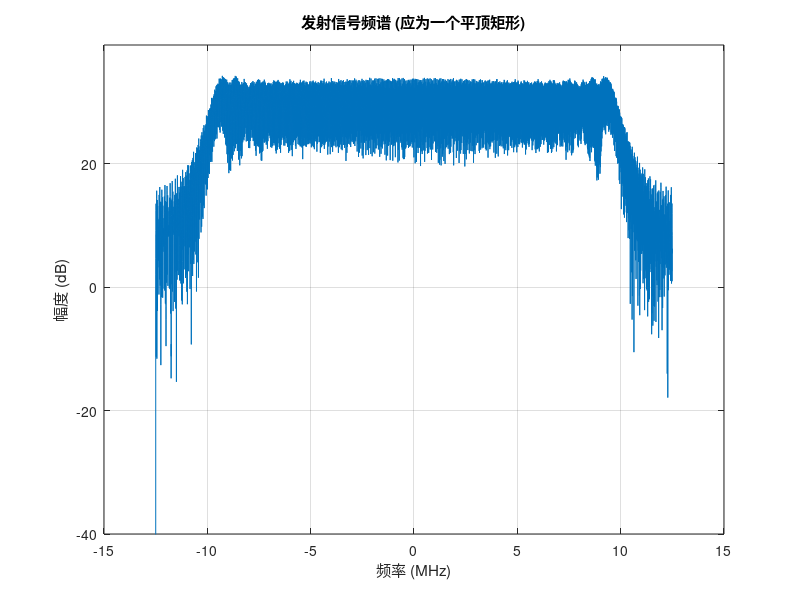

Here is the MATLAB script that generated this plot: (Note: this script raises an error after producing the figure.)
% main_simulate_and_process_v3.m
% 版本: v4.0
% 描述: 这是一个集成了高保真回波仿真、DBF、脉冲压缩（含偏移校正）、
%       MTD和CFAR检测的全流程雷达信号处理仿真与分析脚本。
%       脚本基于对关键偏移量进行了校正，
%       并在每个处理阶段都提供了详细的可视化输出。
%       信号在DBF后加噪声
% 日期: 2025年09月17日

clc; clear; close all;

%% 1. 用户配置区
% =========================================================================
fprintf('--- 1. 开始进行用户参数配置 ---\n');

% --- 1.1 定义仿真的目标 ---
targets = struct(...
    'Range', {500}, ...         % 目标距离 (m)
    'Velocity', {22}, ...          % 目标速度 (m/s, 正为远离)
    'RCS', {50}, ...                % 雷达散射截面 (m^2)
    'ElevationAngle', {30} ...        % 目标俯仰角 (度)
);

SNR_dB = 30; % 信噪比 功率（20dB-100倍，10dB-10倍，3dB-1倍）

% --- 1.2 文件路径配置 ---
base_path = 'C:\Users\a\Desktop\9.8 问题\Simulation'; % <--- 修改我
dbf_coef_path = fullfile(base_path, 'X8数据采集250522_DBFcoef.csv');
% fir_filter_path = fullfile(base_path, 'Simulation', 'FIR.mat'); % FIR系数保存在此

% --- 1.3 CFAR 参数配置 ---
cfar_params.refCells_V = 4;      % 速度维参考单元
cfar_params.guardCells_V = 6;   % 速度维保护单元
cfar_params.refCells_R = 4;      % 距离维参考单元
cfar_params.guardCells_R = 6;    % 距离维保护单元
cfar_params.T_CFAR = 15;          % 检测门限因子
cfar_params.method = 'GOCA';       % 'CA' (平均), 'GOCA' (选大), 'SOCA' (选小)

%% 2. 雷达系统参数配置
% =========================================================================
fprintf('--- 2. 配置雷达系统参数 ---\n');

% --- 2.1 基础参数 (根据您的文档) ---
config.Sig_Config.c = 2.99792458e8;             % 光速 (m/s)
config.Sig_Config.fs = 25e6;                    % 基带采样率 (Hz)
config.Sig_Config.fc = 9450e6;                  % 雷达工作中心频率 (Hz)
config.Sig_Config.prtNum = 332;                 % 一帧 PRT 个数
config.Sig_Config.point_PRT = 3404;             % 每PRT总采样点数
config.Sig_Config.channel_num = 16;             % 接收通道数
config.Sig_Config.beam_num = 13;                % DBF后波束数量
config.Sig_Config.prt = 232.76e-6;              % PRT周期 (s)
config.Sig_Config.B = 20e6;                     % 带宽 (Hz)
config.Sig_Config.tao = [0.16e-6, 8e-6, 28e-6]; % 脉宽 [窄, 中, 长] (s)，雷达脉冲发射持续时长，此距离为该脉冲盲距
config.Sig_Config.gap_duration = [11.4e-6, 31.8e-6, 153.4e-6];  % 三个脉冲脉宽后的间隔时间（信号为0）
config.Sig_Config.point_prt_segments = [228, 723, 2453]; % 各脉冲段对应的采样波门点数

% --- 2.2 天线阵列参数 ---
config.Array.element_spacing = 0.0138;          % 阵元间距 (m)

% --- 2.3 派生参数 ---
config.Sig_Config.prf = 1/config.Sig_Config.prt;
config.Sig_Config.wavelength = config.Sig_Config.c / config.Sig_Config.fc;
config.Sig_Config.K2 = -config.Sig_Config.B / config.Sig_Config.tao(2); % 中脉冲调频斜率
config.Sig_Config.K3 = config.Sig_Config.B / config.Sig_Config.tao(3);  % 长脉冲调频斜率
ts = 1 / config.Sig_Config.fs;

%% 3. 生成发射参考波形 (物理真实脉冲)
% =========================================================================
fprintf('--- 3. 生成发射参考波形 ---\n');
% 3.1 各脉冲基本参数
% 窄脉冲参数
tau1 = config.Sig_Config.tao(1);                    % 窄脉冲脉冲宽度
gap_duration1 = config.Sig_Config.gap_duration(1);  % 窄脉冲后脉冲间隔

% 中脉冲参数
tau2 = config.Sig_Config.tao(2);              % 中脉冲脉冲宽度
gap_duration2 = config.Sig_Config.gap_duration(2);  % 中脉冲后脉冲间隔
k2 = -config.Sig_Config.B/tau2;         % 中脉冲调频斜率

% 长脉冲参数
tau3 = config.Sig_Config.tao(3);                % 长脉冲脉冲宽度
gap_duration3 = config.Sig_Config.gap_duration(3);  % 长脉冲后脉冲间隔
k3 = config.Sig_Config.B/tau3;              % 长脉冲调频斜率

% 3.2 生成各脉冲信号
% 计算信号（脉宽内）长度
num_all_prt = round(config.Sig_Config.prt * config.Sig_Config.fs );  % 一个完整PRT信号的总长度
num_samples_1 = round(tau1 * config.Sig_Config.fs);                  % 窄脉冲信号时间长度   
num_samples_2 = round(tau2 * config.Sig_Config.fs);                  % 中脉冲信号时间长度
num_samples_3 = round(tau3 * config.Sig_Config.fs);                  % 长脉冲信号时间长度

num_receiver_1 = round(gap_duration1 * config.Sig_Config.fs);        % 窄脉冲脉冲间隔（窄脉冲发射后能用于接受回波的时间段）
num_receiver_2 = round(gap_duration2 * config.Sig_Config.fs);        % 中脉冲脉冲间隔（中脉冲发射后能用于接受回波的时间段）
num_receiver_3 = round(gap_duration3 * config.Sig_Config.fs);        % 长脉冲脉冲间隔（长脉冲发射后能用于接受回波的时间段）


% 计算信号时间向量
t1 = linspace(-tau1/2, tau1/2, num_samples_1);       
t2 = linspace(-tau2/2, tau2/2, num_samples_2);
t3 = linspace(-tau3/2, tau3/2, num_samples_3);
t_tx = linspace(0, config.Sig_Config.prt, num_all_prt);

% 计算画图用距离轴
R_rx = linspace(24, 24 + 3404*6, 3404);

% 生成各脉冲信号
pulse1 = ones(1, num_samples_1);
pulse2 = exp(1j*2*pi*(0.5*k2*(t2.^2)));
pulse3 = exp(1j*2*pi*(0.5*k3*(t3.^2)));

% 3.3 将各子脉冲信号拼接为一个完整的长脉冲信号
tx_pulse = complex(zeros(1, num_all_prt));                              % 构建一个完整脉冲，初始化一个复数矩阵
tx_pulse(1:num_samples_1) = pulse1;                                     % 放置短脉冲

offset1 = round((tau1+gap_duration1) * config.Sig_Config.fs);           % 中脉冲相对于窄脉冲延后的长度
tx_pulse(offset1+1 : offset1+num_samples_2) = pulse2;                   % 放置中脉冲

offset2 = offset1 + round((tau2+gap_duration2) * config.Sig_Config.fs); % 长脉冲相对于中脉冲延后的长度
tx_pulse(offset2+1 : offset2+num_samples_3) = pulse3;                   % 放置长脉冲

% --- 3.4 (可选但建议) 可视化发射信号频谱，检查是否正确 ---
figure('Name', '发射信号频谱检查');
Nfft = 2^nextpow2(num_all_prt);
Tx_fft = fftshift(fft(tx_pulse, Nfft));
freq_axis = linspace(-config.Sig_Config.fs/2, config.Sig_Config.fs/2, Nfft);
plot(freq_axis/1e6, 20*log10(abs(Tx_fft)));
title('发射信号频谱 (应为一个平顶矩形)');
xlabel('频率 (MHz)');
ylabel('幅度 (dB)');
grid on;
ylim([-40, max(20*log10(abs(Tx_fft))) + 5]); % 设置一个好的观察范围

%% 4. 生成16通道目标回波信号
% =========================================================================
fprintf('--- 4. 模拟16通道目标回波 ---\n');
% (此部分代码保持不变，仅修改了噪声和增益)
raw_iq_data = complex(zeros(config.Sig_Config.prtNum, num_all_prt, config.Sig_Config.channel_num));

for m = 1:config.Sig_Config.prtNum % 循环生成每一个prt的信号  
    pulse_echo_all_channels = complex(zeros(num_all_prt, config.Sig_Config.channel_num));
    for k = 1:length(targets)
        range = targets(k).Range;
        velocity = targets(k).Velocity;
        elevation_angle = targets(k).ElevationAngle;
        
        delay = 2 * range / config.Sig_Config.c;
        delay_samples = round(delay / ts); % 计算目标产生的时延点数
        
        doppler_freq = -2 * targets(k).Velocity / config.Sig_Config.wavelength; % 计算目标运动产生的多普勒频率，速度为正在远离，fd为负
        doppler_phase_shift = exp(1j * 2 * pi * doppler_freq * (m-1) * config.Sig_Config.prt); % 计算目标运动产生的多普勒相移
        
        % amplitude_gain = 1e11; 
        % lambda_sq = config.Sig_Config.wavelength^2;
        % amplitude = amplitude_gain * sqrt(targets(k).RCS * lambda_sq) / (range^2 * (4*pi)^(3/2));
        
        amplitude = 1;  % 简化幅度
        
        % 1. 先初始化一个全零的回波基带信号
        target_echo_base = complex(zeros(1, num_all_prt));
        % 2. 只有在有效延迟范围内，才将发射波形放入
        if (delay_samples > 0) && (delay_samples < num_all_prt)
            len_echo = min(length(tx_pulse), num_all_prt - delay_samples);
            target_echo_base(delay_samples+1 : delay_samples+len_echo) = tx_pulse(1:len_echo); % 零填充，禁止回卷
            %target_echo_base = circshift(tx_pulse, delay_samples);   % 目标时延，信号循环移位，可能会回卷
        end
        % 3. 对整个基带信号（包含波形和零的部分）乘以幅度和多普勒相移
        target_echo_base = amplitude * target_echo_base * doppler_phase_shift; % 幅度 * 信号 * 多普勒相移
        phase_shifts_rad = deg2rad(calculate_phase_shifts(targets(k).ElevationAngle, config.Array.element_spacing, config.Sig_Config.wavelength)); % 调用子函数计算每个通道的相位偏移
        % 计算多通道相位偏移
        channel_phasors = exp(1j * phase_shifts_rad); % 构造阵列流形向量，给每个通道（阵元）叠加一个与入射角相关的相位推进量，来模拟平面波以入射角 θ 打到均匀线阵时，阵元间的相位差。
        target_echo_multichannel = target_echo_base.' * channel_phasors; % 
        pulse_echo_all_channels = pulse_echo_all_channels + target_echo_multichannel;
    end
    raw_iq_data(m, :, :) = reshape(pulse_echo_all_channels, [1, num_all_prt, config.Sig_Config.channel_num]);
end

% 回波信号闭锁期置零
raw_iq_data_reset0 = raw_iq_data; % 闭锁期置零信号

% reset_zero_1_end = num_samples_1;                                  % 窄脉冲信号发射结束点
% reset_zero_2_start = reset_zero_1_end + num_receiver_1 + 1;        % 中脉冲信号发射起始点
% reset_zero_2_end = reset_zero_2_start + num_samples_2 - 1;         % 中脉冲信号发射结束点
% reset_zero_3_start = reset_zero_2_end + num_receiver_2 + 1;        % 长脉冲信号发射起始点
% reset_zero_3_end = reset_zero_3_start + num_samples_3 - 1;         % 长脉冲信号发射结束点
% 
% raw_iq_data_reset0(:, 1:reset_zero_1_end, :) = 0;                  % 窄脉冲发射沿不接收回波信号，置零
% raw_iq_data_reset0(:, reset_zero_2_start:reset_zero_2_end, :) = 0; % 中脉冲发射沿不接收回波信号，置零
% raw_iq_data_reset0(:, reset_zero_3_start:reset_zero_3_end, :) = 0; % 长脉冲发射沿不接收回波信号，置零


% 在闭锁期置零后的回波信号矩阵上添加符合SNR要求的高斯白噪声
noise_power = mean(abs(tx_pulse(tx_pulse ~= 0)).^2) / (10^(SNR_dB / 10));                 % 根据信号功率和信噪比计算高斯白噪声功率
noise = sqrt(noise_power/2) * (randn(size(raw_iq_data_reset0)) + 1j * randn(size(raw_iq_data_reset0))); % 根据噪声功率计算高斯白噪声信号
% raw_iq_data_noise = raw_iq_data_reset0 + noise;
% raw_iq_data_noise = raw_iq_data_reset0;

% 额外：打印一些自检信息
fprintf('完整PRT点数: %d\n', num_all_prt);
fprintf('预期6 km单程时延≈ %.2f us，对应样点≈ %d 点\n', 2*targets(1).Range/config.Sig_Config.c*1e6, ...
        round((2*targets(1).Range/config.Sig_Config.c)/ts));

% 打印相位步进用于对照
lambda = config.Sig_Config.wavelength;
dphi_ch = 2*pi*config.Array.element_spacing * sind(targets(1).ElevationAngle) / lambda;
fd = -2*targets(1).Velocity / lambda;
dphi_prt = 2*pi*fd*config.Sig_Config.prt;
fprintf('阵元间相位差≈ %.1f°，相邻PRT多普勒步进≈ %.1f°\n', rad2deg(dphi_ch), rad2deg(dphi_prt));

%% 5. 数字波束形成 (DBF)
% =========================================================================
fprintf('--- 5. 执行数字波束形成 (DBF) ---\n');
% --- 加载DBF系数 ---
DBF_coeffs_data = readmatrix(dbf_coef_path);
DBF_coeffs_data_C = DBF_coeffs_data(:, 1:2:end) + 1j * DBF_coeffs_data(:, 2:2:end);
% --- 逐脉冲DBF ---
iq_data_13beam = complex(zeros(config.Sig_Config.prtNum, num_all_prt, config.Sig_Config.beam_num));
for i = 1:config.Sig_Config.prtNum
    single_pulse_16ch = squeeze(raw_iq_data_noise(i, :, :));
    single_pulse_13beam = single_pulse_16ch * DBF_coeffs_data_C';
    iq_data_13beam(i, :, :) = single_pulse_13beam;
end
% --- DBF结果可视化 ---
figure('Name', '阶段1: DBF后波束功率');
beam_to_check = 4; % 选择一个靠近目标的波束来显示
imagesc(db(abs(squeeze(iq_data_13beam(:,:,beam_to_check)))));
title(sprintf('DBF后波束 #%d 的功率 (dB)', beam_to_check));
xlabel('距离单元 (快时间)'); ylabel('脉冲数 (慢时间)'); colorbar;

% %% 6. 脉冲压缩
% fprintf('--- 6. 执行分段脉冲压缩 ---\n');
% pc_results_13beam = complex(zeros(config.Sig_Config.prtNum,config.Sig_Config.point_PRT,config.Sig_Config.beam_num)); % 先初始化脉压后数据矩阵
% % 6.1 进行分割取点，窄中脉冲有重叠部分，中长脉冲也有重叠部分
% % 窄脉冲选取距离段
% win1 = num_samples_1+1 : num_samples_1+config.Sig_Config.point_prt_segments(1); % 窄脉冲观测窗，覆盖30m——1392m
% R1 = [win1(1)*6 , win1(end)*6]; % 短脉冲距离
% 
% % 中脉冲选取距离段
% win2_1 = win1(end)+1 : num_samples_1 + num_receiver_1;  % 窄脉冲这一段划定给中脉冲，覆盖1398 - 1734m
% win2_2 = num_samples_1 + num_receiver_1 + num_samples_2 + 1 : num_samples_1 + num_receiver_1 + num_samples_2 + config.Sig_Config.point_prt_segments(2) - length(win2_1); % 中脉冲段, 覆盖
% win2 = [win2_1,win2_2];
% 
% R2_1 = [win2_1(1) , win2_1(end)]*6;                            % 中脉冲距离1（窄中重叠划分给中脉冲的部分）         
% R2_2 = [win2_2(1)-num_samples_2, win2_2(end)-num_samples_2]*6; % 中脉冲距离2
% 
% % 长脉冲选取距离段
% win3_1 = win2_2(end)+1 : num_samples_1 + num_receiver_1 + num_samples_2 + num_receiver_2; 
% win3_2 = win3_1(end)+num_samples_3+1 : win3_1(end)+num_samples_3+1+config.Sig_Config.point_prt_segments(3)-length(win3_1) -1 ; 
% win3 = [win3_1,win3_2];
% 
% R3_1 = [win3_1(1)-num_samples_2 , win3_1(end)-num_samples_2]*6;                             % 长脉冲距离1（中长重叠划分给长脉冲的部分） 
% R3_2 = [win3_2(1)-num_samples_2-num_samples_3 , win3_2(end)-num_samples_2-num_samples_3]*6; % 长脉冲距离1（中长重叠划分给长脉冲的部分） 
% Range_all = [R1, R2_1, R2_2, R3_1, R3_2]; % 拼接后总距离段，单位:m
% Range_print = sprintf('窄脉冲测距%d~%d 米，中脉冲测距%d~%d 米，长脉冲测距%d~%d 米', Range_all(1),Range_all(2),Range_all(3),Range_all(6),Range_all(7),Range_all(10));
% fprintf(Range_print);
% 
% % 6.2 加载窄脉冲FIR滤波器系数
% fir_coeffs = [794,1403,2143,2672,2591,1711,-58,-2351,-4592,-5855,-5338,-2389,3005,10341,18410,25779,30907,32768,30907,25779,18410,10341,3005,-2389,-5338,-5855,-4592,-2351,-58,1711,2591,2672,2143,1403,794];
% fir_coeffs = fir_coeffs/max(fir_coeffs); % 归一化
% 
% for b = 1:config.Sig_Config.beam_num
%     beam_data = squeeze(iq_data_13beam(:,:,b));
%     % 1. 分割信号
%     signal_01 = beam_data(:, win1);    % 窄脉冲距离段
%     signal_02 = beam_data(:, win2);    % 中脉冲距离段
%     signal_03 = beam_data(:, win3);    % 长脉冲距离段
% 
%     % 2. 独立脉压与偏移校正
%     % 窄脉冲 (FIR滤波)
%     pc_01 = filter(fir_coeffs, 1, signal_01, [], 2);
%     fir_delay = round(mean(grpdelay(fir_coeffs)));
%     pc_01 = circshift(pc_01, -fir_delay, 2);      % 校正FIR延迟
% 
%     % 中脉冲 (频域匹配滤波)
%     Nfft2 = 2^nextpow2(length(win2) + num_samples_2 - 1); % fft前发射信号和截取的回波都要进行补零
%     ht2 = fliplr(conj(pulse2));                   % 时域匹配滤波器（发射信号的反转共轭）
%     Hf2 = fft(ht2,Nfft2);                         % 频域匹配滤波器
%     Sf2 = fft(signal_02,Nfft2,2);                 % 按行傅里叶变换
%     S2 = Sf2.*Hf2;
%     s2 = ifft(S2,[],2);                           % 按行傅里叶逆变换 
%     pc_02 = s2(:, ceil(num_samples_2/2):length(win2)+ceil(num_samples_2/2)-1); % fft截取完全对齐的中间段数据，点数与划分的信号段相同
% 
%     % 长脉冲 (匹配滤波)
%     Nfft3 = 2^nextpow2(length(win3) + num_samples_3 - 1); % fft前发射信号和截取的回波都要进行补零
%     ht3 = fliplr(conj(pulse3));                   % 时域匹配滤波器（发射信号的反转共轭）
%     Hf3 = fft(ht3,Nfft3);                         % 频域匹配滤波器
%     Sf3 = fft(signal_03,Nfft3,2);                 % 按行傅里叶变换
%     S3 = Sf3.*Hf3;
%     s3 = ifft(S3,[],2);                           % 按行傅里叶逆变换 
%     pc_03 = s3(:, ceil(num_samples_3/2):length(win3)+ceil(num_samples_3/2)-1); % fft截取完全对齐的中间段数据，点数与划分的信号段相同
% 
%     % 3. 拼接结果
%     pc_results_13beam(:,:,b) = [pc_01, pc_02, pc_03];
% end

%% 6. 脉冲压缩 (修正版)
% =========================================================================
fprintf('--- 6. 执行分段脉冲压缩 ---\n');

% --- 6.1 定义匹配滤波器 ---
% 窄脉冲: 使用提供的FIR系数
fir_coeffs = [794,1403,2143,2672,2591,1711,-58,-2351,-4592,-5855,-5338,-2389,3005,10341,18410,25779,30907,32768,30907,25779,18410,10341,3005,-2389,-5338,-5855,-4592,-2351,-58,1711,2591,2672,2143,1403,794];
% fir_coeffs = fir1(32, 0.1, 'low'); % 使用低通FIR滤波器
fir_coeffs = fir_coeffs/max(fir_coeffs); % 归一化

MF_narrow = fir_coeffs * 10; 
fir_delay = round(mean(grpdelay(MF_narrow))); % FIR滤波器的固有延迟

% 中脉冲: LFM信号的时间反转共轭
MF_medium = fliplr(conj(pulse2));

% 长脉冲: LFM信号的时间反转共轭
MF_long = fliplr(conj(pulse3));

% --- 6.2 计算各滤波器的能量，用于增益归一化或提升FIR滤波器增益 ---
% 增益与滤波器系数的能量成正比 (sum of squares of taps)
gain_narrow = sqrt(sum(abs(MF_narrow).^2));
gain_medium = sqrt(sum(abs(MF_medium).^2));
gain_long = sqrt(sum(abs(MF_long).^2));

% --- 6.2 定义拼接参数 ---
N_gate_narrow = config.Sig_Config.point_prt_segments(1); % 228
N_gate_medium = config.Sig_Config.point_prt_segments(2); % 723
N_gate_long = config.Sig_Config.point_prt_segments(3);   % 2453
N_total_gate = sum(config.Sig_Config.point_prt_segments);

% --- 6.3 逐波束进行处理 ---
pc_results_13beam = complex(zeros(config.Sig_Config.prtNum, N_total_gate, config.Sig_Config.beam_num));

for b = 1:config.Sig_Config.beam_num
    % 提取当前波束的所有PRT数据
    beam_data = squeeze(iq_data_13beam(:,:,b));

    % --- 1. 提取用于处理的、连续的回波信号段 ---
    % 窄脉冲处理段: 从窄脉冲发射结束开始
    seg_start_narrow = num_samples_1 + 1;
    segment_narrow = beam_data(:, seg_start_narrow:end);

    % 中脉冲处理段: 从中脉冲发射结束开始
    seg_start_medium = offset1 + num_samples_2 + 1;
    segment_medium = beam_data(:, seg_start_medium:end);

    % 长脉冲处理段: 从长脉冲发射结束开始
    seg_start_long = offset2 + num_samples_3 + 1;
    segment_long = beam_data(:, seg_start_long:end);

    % --- 2. 对每个连续段进行独立的脉冲压缩 ---
    % 窄脉冲 (时域FIR滤波)
    % filter函数会逐行处理矩阵
    pc_out_narrow_full = filter(MF_narrow, 1, segment_narrow, [], 2);
    % 校正FIR引入的延迟
    pc_out_narrow_full = circshift(pc_out_narrow_full, -fir_delay, 2);

    % 中脉冲 (时域卷积)
    pc_out_medium_full = complex(zeros(size(segment_medium,1), size(segment_medium,2) + num_samples_2 - 1));
    for i = 1:config.Sig_Config.prtNum
        pc_out_medium_full(i,:) = conv(segment_medium(i,:), MF_medium);
    end

    % 长脉冲 (时域卷积)
    pc_out_long_full = complex(zeros(size(segment_long,1), size(segment_long,2) + num_samples_3 - 1));
    for i = 1:config.Sig_Config.prtNum
        pc_out_long_full(i,:) = conv(segment_long(i,:), MF_long);
    end

    % --- 3. 从脉压结果中截取并拼接 ---
    % 窄脉冲结果段
    piece1 = pc_out_narrow_full(:, 1:N_gate_narrow);

    % 中脉冲结果段
    % 注意：这里我们截取的是中脉冲处理结果中，紧接着窄脉冲之后的部分
    idx2_start = N_gate_narrow + 1;
    idx2_end   = N_gate_narrow + N_gate_medium;
    piece2 = pc_out_medium_full(:, idx2_start:idx2_end);

    % 长脉冲结果段
    idx3_start = N_gate_narrow + N_gate_medium + 1;
    idx3_end   = N_gate_narrow + N_gate_medium + N_gate_long;
    piece3 = pc_out_long_full(:, idx3_start:idx3_end);

    pc_results_13beam(:,:,b) = [piece1, piece2, piece3];
end

fprintf('脉冲压缩完成。拼接后的总距离门数为: %d\n', size(pc_results_13beam, 2));

%% 7. MTD 处理 (对所有波束)
%=========================================================================
fprintf('--- 7. 执行MTD处理 ---\n');

% 对13个波束的脉压结果，逐一进行MTD
rdm_13beam = complex(zeros(size(pc_results_13beam)));

for b = 1:config.Sig_Config.beam_num
    % 提取单个波束的脉压数据立方体
    pc_data_single_beam = squeeze(pc_results_13beam(:,:,b));

    % 沿慢时间维(第1维)做FFT，并进行fftshift将零频移到中心
    %rdm_13beam(:,:,b) = fftshift(fft(pc_data_single_beam, [], 1), 1);
    rdm_13beam(:,:,b) = fft(pc_data_single_beam, [], 1);
end

fprintf('MTD处理完成，已生成13个波束的距离-多普勒数据。\n');



%% 8. CFAR 检测
% =========================================================================
fprintf('--- 8. 执行2D-GOCA-CFAR检测 ---\n');

% --- 8.1 形成用于检测的和波束 ---
beam_idx_A = 4;
beam_idx_B = 5;
rdm_beamA_power = abs(squeeze(rdm_13beam(:,:,beam_idx_A))).^2;
rdm_beamB_power = abs(squeeze(rdm_13beam(:,:,beam_idx_B))).^2;
rdm_for_cfar = rdm_beamA_power + rdm_beamB_power;

fprintf('已将波束 #%d 和 #%d 合成为用于CFAR检测的和波束。\n', beam_idx_A, beam_idx_B);

% --- 8.2 实现 2D-GOCA-CFAR 检测器 ---
% 获取CFAR参数
P_fa = 1e-6; % 虚警率
alpha = cfar_params.T_CFAR;
guard_R = cfar_params.guardCells_R;
guard_V = cfar_params.guardCells_V;
ref_R = cfar_params.refCells_R;
ref_V = cfar_params.guardCells_V;
[num_V, num_R] = size(rdm_for_cfar);

cfar_detections = zeros(num_V, num_R); % 初始化检测结果矩阵
threshold_map = zeros(num_V, num_R);   % 用于可视化的门限图

% 遍历所有待检测单元 (CUT - Cell Under Test)
for r = (ref_R + guard_R + 1) : (num_R - ref_R - guard_R)
    for v = (ref_V + guard_V + 1) : (num_V - ref_V - guard_V)

        cut_power = rdm_for_cfar(v, r);

        % --- 距离维 GOCA ---
        % 前窗
        range_win_leading = rdm_for_cfar(v, r - guard_R - ref_R : r - guard_R - 1);
        % 后窗
        range_win_trailing = rdm_for_cfar(v, r + guard_R + 1 : r + guard_R + ref_R);

        noise_R_leading = mean(range_win_leading);
        noise_R_trailing = mean(range_win_trailing);
        noise_R = max(noise_R_leading, noise_R_trailing);

        % --- 速度维 GOCA ---
        % 前窗 (v-方向)
        doppler_win_leading = rdm_for_cfar(v - guard_V - ref_V : v - guard_V - 1, r);
        % 后窗 (v+方向)
        doppler_win_trailing = rdm_for_cfar(v + guard_V + 1 : v + guard_V + ref_V, r);

        noise_V_leading = mean(doppler_win_leading);
        noise_V_trailing = mean(doppler_win_trailing);
        noise_V = max(noise_V_leading, noise_V_trailing);

        % --- 综合噪声估计 (取两者中的较大值以保证虚警率) ---
        noise_estimate = max(noise_R, noise_V);

        % --- 生成门限并进行比较 ---
        threshold = alpha * noise_estimate;
        threshold_map(v, r) = threshold; % 保存门限

        if cut_power > threshold
            cfar_detections(v, r) = 1;
        end
    end
end

[detected_v_idx, detected_r_idx] = find(cfar_detections);
num_detections = length(detected_v_idx);
fprintf('CFAR检测完成，共发现 %d 个目标点迹。\n', num_detections);

% %% 9. 单脉冲测角
% % =========================================================================
% fprintf('\n--- 10. 执行单脉冲测角 ---\n');
% 
% if num_detections > 0
%     % 遍历每一个CFAR检测到的目标点
%     for i = 1:num_detections
%         % 获取当前目标在RDM中的索引
%         r_idx = detected_r_idx(i);
%         v_idx = detected_v_idx(i);
% 
%         fprintf('\n--- 正在分析目标 #%d (距离: %.2f m, 速度: %.2f m/s) ---\n', ...
%             i, range_axis(r_idx), velocity_axis(v_idx));
% 
%         % --- 1. 寻找该目标信号最强的"主波束" ---
%         all_beams_power_at_target = zeros(1, config.Sig_Config.beam_num);
%         for b = 1:config.Sig_Config.beam_num
%             rdm = squeeze(rdm_13beam(:,:,b));
%             all_beams_power_at_target(b) = abs(rdm(v_idx, r_idx));
%         end
%         [max_power, main_beam_idx] = max(all_beams_power_at_target);
%         fprintf('目标信号在波束 #%d 中最强。\n', main_beam_idx);
% 
%         % --- 2. 选择相邻波束组成和差通道 ---
%         beam_A_idx = 0;
%         beam_B_idx = 0;
% 
%         % 决定使用左邻波束还是右邻波束
%         % (处理边界情况：如果最强波束是#1或#13)
%         if main_beam_idx == 1
%             beam_A_idx = 1; beam_B_idx = 2;
%         elseif main_beam_idx == config.Sig_Config.beam_num
%             beam_A_idx = config.Sig_Config.beam_num - 1;
%             beam_B_idx = config.Sig_Config.beam_num;
%         else
%             % 比较左右邻波束的功率，选择更强的那个组成最优测角波束对
%             power_left = all_beams_power_at_target(main_beam_idx - 1);
%             power_right = all_beams_power_at_target(main_beam_idx + 1);
%             if power_left > power_right
%                 beam_A_idx = main_beam_idx - 1;
%                 beam_B_idx = main_beam_idx;
%             else
%                 beam_A_idx = main_beam_idx;
%                 beam_B_idx = main_beam_idx + 1;
%             end
%         end
%         fprintf('选择波束对 (#%d, #%d) 进行单脉冲测角。\n', beam_A_idx, beam_B_idx);
% 
%         % --- 3. 提取对应波束在目标位置的复数值 ---
%         rdm_A = squeeze(rdm_13beam(:,:,beam_A_idx));
%         rdm_B = squeeze(rdm_13beam(:,:,beam_B_idx));
% 
%         S_A = rdm_A(v_idx, r_idx);
%         S_B = rdm_B(v_idx, r_idx);
% 
%         % --- 4. 计算和、差信号及单脉冲比 ---
%         S_sum = S_A + S_B;
%         S_diff = S_A - S_B; % 差信号
% 
%         monopulse_ratio = S_diff / S_sum;
% 
%         fprintf('和信号(Σ)幅值: %.2f\n', abs(S_sum));
%         fprintf('差信号(Δ)幅值: %.2f\n', abs(S_diff));
%         fprintf('单脉冲比 (Δ/Σ): %.4f + %.4fi\n', real(monopulse_ratio), imag(monopulse_ratio));
%     end
% else
%     fprintf('未检测到目标，无法进行单脉冲测角。\n');
% end



%% 可视化分析
% 发射信号实部时域图
figure;
plot(t_tx*1e6, real(tx_pulse))
title('发射信号实部时域波形图');
xlabel('时间（us）')
ylabel('信号幅度')

% 回波信号实部时域图
figure;
subplot(2,1,1);
plot(t_tx*1e6,abs(raw_iq_data(2,:,5))); % 画prt 1，通道2的波形图
title('回波信号实部时域波形图 prt2 通道5');
xlabel('时间（us）')
ylabel('信号幅度')

subplot(2,1,2);
plot(t_tx*1e6,abs(raw_iq_data_noise(2,:,5))); % 画prt 1，通道2的波形图
title('回波信号实部时域波形图（带噪声）prt2 通道5');
xlabel('时间（us）')
ylabel('信号幅度')

% 预期时间标注（μs）
t_delay = 2*targets(1).Range/config.Sig_Config.c;
tau1 = config.Sig_Config.tao(1);  tau2 = config.Sig_Config.tao(2);
gap1 = config.Sig_Config.gap_duration(1);  gap2 = config.Sig_Config.gap_duration(2);
t_mid_start  = t_delay + (tau1 + gap1);
t_mid_end    = t_mid_start + tau2;
t_long_start = t_delay + (tau1 + gap1 + tau2 + gap2);
t_long_end   = t_long_start + config.Sig_Config.tao(3);

figure; ch=2; m=1;
plot(t_tx*1e6, abs(squeeze(raw_iq_data_noise(m,:,ch)))); hold on; grid on;
xline([t_delay t_mid_start t_mid_end t_long_start t_long_end]*1e6, '--');
title(sprintf('实部波形  PRT %d  Ch %d', m, ch)), xlabel('时间 (\mus)'), ylabel('Real');


% 画脉冲压缩后距离效果图
figure;
plot(R_rx -24, abs(pc_results_13beam(1,:,5))); 
title('脉压后信号赋值图')
xlabel('距离（m）')
ylabel('信号幅度')
xline(targets.Range,'--r','目标','LabelOrientation','horizontal')

figure;
plot(R_rx-24, 20*log10(abs(pc_results_13beam(1,:,5)))); 
title('脉压后信号赋值图（dB）')
xlabel('距离（m）')
ylabel('信号幅度（dB）')
xline(targets.Range,'--r','目标','LabelOrientation','horizontal')


figure;
plot(abs(pc_out_narrow_full(1,:))); % 输出脉冲压缩结果
title('脉压后信号幅度');
xlabel('距离 (m)');
ylabel('幅度');
xline(target_distance, '--r', '目标'); % 在目标距离处画线

figure;
plot(abs(pc_out_medium_full(1,:))); % 输出脉冲压缩结果
title('脉压后信号幅度');
xlabel('距离 (m)');
ylabel('幅度');
xline(target_distance, '--r', '目标'); % 在目标距离处画线

figure;
plot(abs(pc_out_narrow_full(1,:))); % 输出脉冲压缩结果
title('脉压后信号幅度');
xlabel('距离 (m)');
ylabel('幅度');
xline(target_distance, '--r', '目标'); % 在目标距离处画线

% MTD结果可视化
% =========================================================================
fprintf('--- 9. 生成MTD可视化图表 ---\n');

% --- 9.1 定义用于绘图的坐标轴 ---
v_max = config.Sig_Config.wavelength / (4 * config.Sig_Config.prt);
velocity_axis = linspace(-v_max, v_max, config.Sig_Config.prtNum);
range_axis = (0:config.Sig_Config.point_PRT-1) * (config.Sig_Config.c / (2 * config.Sig_Config.fs));

% --- 9.2 选择一个波束用于展示 ---
% 根据仿真，目标主要在波束4或5，我们选择其中一个来展示
beam_to_display = 4;
rdm_single_beam = squeeze(rdm_13beam(:,:,beam_to_display));

%% 图1：距离-多普勒二维图 (RDM)
figure('Name', 'MTD结果: 2D距离多普勒图');
imagesc(range_axis, velocity_axis, 20*log10(abs(rdm_single_beam)));
colormap('jet');
colorbar;
axis xy; % 将y轴原点置于左下角，符合常规视图
xlabel('距离 (m)');
ylabel('速度 (m/s)');
title(sprintf('距离-多普勒二维图 (RDM) - 波束 #%d', beam_to_display));
grid on;

%% 图2：MTD结果三维图
figure('Name', 'MTD结果: 3D距离多普勒图');
% 为了提高绘图效率和美观度，可以对数据进行适当的降采样
[R_grid, V_grid] = meshgrid(range_axis, velocity_axis);
skip_rate = 4; % 每隔4个点绘制一个，避免图像过于密集
surf(R_grid(1:skip_rate:end, 1:skip_rate:end), ...
     V_grid(1:skip_rate:end, 1:skip_rate:end), ...
     20*log10(abs(rdm_single_beam(1:skip_rate:end, 1:skip_rate:end))), ...
     'EdgeColor', 'none'); % 使用'none'边缘颜色更平滑
shading interp;
colormap('jet');
colorbar;
xlabel('距离 (m)');
ylabel('速度 (m/s)');
zlabel('幅度 (dB)');
title(sprintf('MTD结果三维图 - 波束 #%d', beam_to_display));
view(45, 30); % 设置一个较好的初始观察视角

%% 图3：MTD杂波抑制效果对比图
figure('Name', 'MTD结果: 杂波抑制对比');
% MTD处理前 (取第一个PRT的脉压结果)
range_profile_before_mtd = abs(squeeze(pc_results_13beam(1, :, beam_to_display)));

% MTD处理后 (对所有非零多普勒单元的能量进行累加)
rdm_power = abs(rdm_single_beam).^2;
% 将零多普勒通道置零 (或用一个极小值代替以避免log(0)错误)
rdm_power(floor(config.Sig_Config.prtNum/2)+1, :) = 1e-10; 
range_profile_after_mtd = sum(rdm_power, 1);

% 绘图 (转换为dB)
plot(range_axis, 20*log10(range_profile_before_mtd), 'b-', 'LineWidth', 1);
hold on;
plot(range_axis, 10*log10(range_profile_after_mtd), 'r-', 'LineWidth', 2);
grid on;
xlabel('距离 (m)');
ylabel('幅度 (dB)');
title(sprintf('MTD杂波抑制效果对比 - 波束 #%d', beam_to_display));
legend('MTD处理前 (单PRT)', 'MTD处理后 (积累动目标)');
% 动态调整Y轴范围以便观察
max_val = max(20*log10(range_profile_before_mtd));
if isfinite(max_val)
    ylim([max_val - 80, max_val + 10]); 
end


%% 9. 最终结果可视化
% =========================================================================
fprintf('--- 9. 生成最终可视化图表 ---\n');

% --- 9.1 和波束的距离-多普勒图 ---
figure('Name', '最终检测结果');
subplot(2,1,1);
v_max = config.Sig_Config.wavelength / (2 * config.Sig_Config.prt);
velocity_axis = linspace(-v_max, v_max, config.Sig_Config.prtNum);
range_axis_cfar = (0:config.Sig_Config.point_PRT-1) * (config.Sig_Config.c / (2 * config.Sig_Config.fs));
imagesc(range_axis_cfar, velocity_axis, rdm_for_cfar);
colormap('jet'); colorbar; axis xy;
title(sprintf('用于CFAR的和波束 (波束 #%d + #%d) RDM', beam_idx_A, beam_idx_B));
xlabel('距离 (m)');
ylabel('速度 (m/s)');
% 
% --- 9.2 CFAR检测结果叠加显示 ---
subplot(2,1,2);
imagesc(range_axis_cfar, velocity_axis, rdm_for_cfar);
colormap('jet'); colorbar; axis xy;
hold on;

% 在图上标记检测到的目标
if num_detections > 0
    detected_ranges = range_axis_cfar(detected_r_idx);
    detected_velocities = velocity_axis(detected_v_idx);
    plot(detected_ranges, detected_velocities, 'ro', 'MarkerSize', 10, 'LineWidth', 2, 'DisplayName', 'CFAR 检测点');
end
title('CFAR检测结果叠加图');
xlabel('距离 (m)');
ylabel('速度 (m/s)');
legend;

% --- 额外：打印检测到的目标信息 ---
if num_detections > 0
    fprintf('\n--- 检测到的目标列表 ---\n');
    for i = 1:num_detections
        fprintf('目标 %d: 距离 ~%.2f m, 速度 ~%.2f m/s\n', ...
            i, detected_ranges(i), detected_velocities(i));
    end
end

%% 本地子函数
% =========================================================================
function channel_phase_shifts_deg = calculate_phase_shifts(arrival_angle_deg, element_spacing_m, wavelength_m)
    arrival_angle_rad = deg2rad(arrival_angle_deg);
    delta_phi_rad = (2 * pi * element_spacing_m * sin(arrival_angle_rad)) / wavelength_m;
    channel_indices = 0:15;
    channel_phase_shifts_rad = channel_indices * delta_phi_rad;
    channel_phase_shifts_deg = rad2deg(channel_phase_shifts_rad);
end